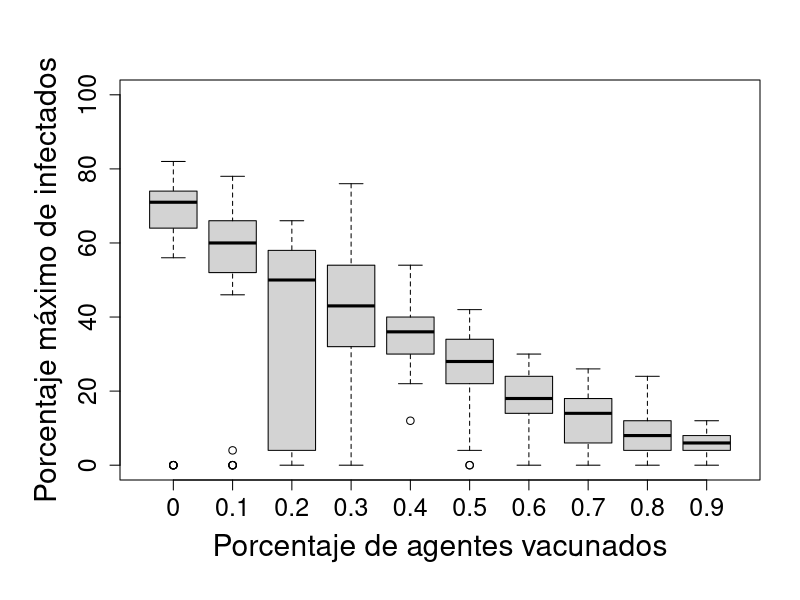

Recreate this plot in R.
datos = read.csv("datosepe1.csv")
png("ComparacionDeProbVacInfect.png", width = 1200, height = 1200, units = "px", pointsize = 20)
par(mar=c(6,6,4,2),cex.axis=1.5, cex.lab=1.8, cex.main=1.5)
boxplot(datos$mi~datos$pv, ylim=c(0,100),xlab="Porcentaje de agentes vacunados", ylab="Porcentaje máximo de infectados")
#axis(side=1,at=c("1","2","3","4"), labels=c("Original","Original Paralelizado","Línea de barrido", "Línea de barrido paralelizdo"))
#legend( title="Algoritmos",x="topright", inset=0,legend=c("Original","Original","Línea de barrido", "Línea de barrido paralelizdo"))
